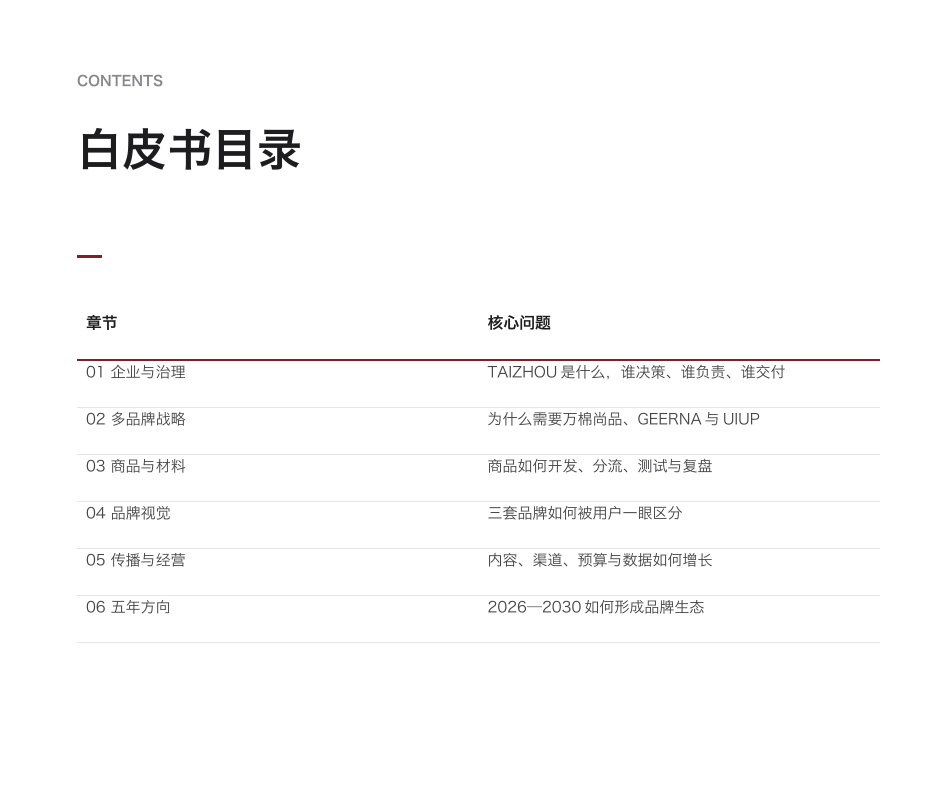
#> input picture examples/taizhou-white-paper/assets/chapter-gallery/01-contents-page-03.png, 1900 x 1600 px (shown at 1/2 size)
$ python make_contact_sheet.py ../../../../../examples/taizhou-white-paper/assets/chapter-gallery/01-contents-page-03.png --output out.png
#> lines starting #> are read from the running program, lines starting #| are printed output that depends on the picture
#!/usr/bin/env python3
import argparse
import glob
import math
from pathlib import Path
from PIL import Image, ImageDraw


def main() -> int:
    parser = argparse.ArgumentParser(description="Create a labeled contact sheet from page images.")
    parser.add_argument("inputs", nargs="+")
    parser.add_argument("--output", required=True)
    parser.add_argument("--columns", type=int, default=5)
    parser.add_argument("--thumb-width", type=int, default=280)
    args = parser.parse_args()

    files = []
    for pattern in args.inputs:
        matches = sorted(glob.glob(pattern))
        files.extend(matches or [pattern])
    files = [Path(p) for p in files if Path(p).is_file()]
    if not files:
        raise SystemExit("No input images found")

    thumbs = []
    label_h = 28
    for p in files:
        image = Image.open(p).convert("RGB")
#> image is the input picture: PIL image 1900x1600 RGB; mean R, G, B 251.6, 251.4, 251.4
        ratio = args.thumb_width / image.width
#> ratio = 0.147
        height = max(1, int(image.height * ratio))
#> height = 235
        image = image.resize((args.thumb_width, height), Image.Resampling.LANCZOS)
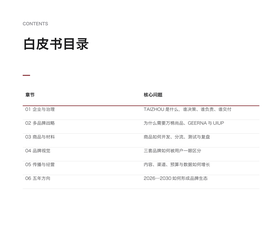
#> image: PIL image 280x235 RGB; mean R, G, B 251.4, 251.1, 251.2
        canvas = Image.new("RGB", (args.thumb_width, height + label_h), "white")
#> canvas: PIL image 280x263 RGB; every value is 255
        canvas.paste(image, (0, 0))
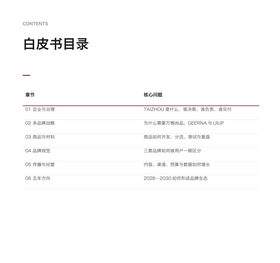
#> canvas: PIL image 280x263 RGB; mean R, G, B 251.7, 251.5, 251.6
        ImageDraw.Draw(canvas).text((6, height + 5), p.name, fill="black")
        thumbs.append(canvas)

    rows = math.ceil(len(thumbs) / args.columns)
#> rows = 1
    cell_h = max(t.height for t in thumbs)
#> cell_h = 263
    sheet = Image.new("RGB", (args.columns * args.thumb_width, rows * cell_h), "#DDDDDD")
#> sheet: PIL image 1400x263 RGB; every value is 221
    for i, thumb in enumerate(thumbs):
        x = (i % args.columns) * args.thumb_width
        y = (i // args.columns) * cell_h
        sheet.paste(thumb, (x, y))
#> this loop made 1 pass
#> (x, y) on pass 1: (0, 0)
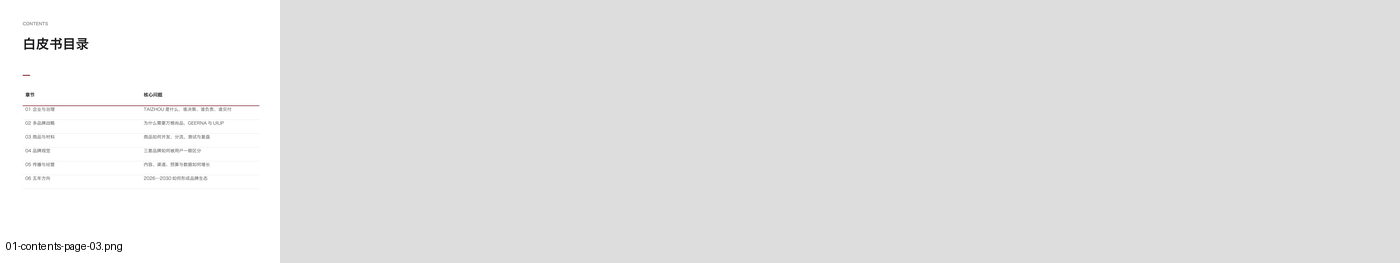
#> sheet: PIL image 1400x263 RGB; mean R, G, B 227, 226.9, 226.9
    output = Path(args.output).expanduser().resolve()
    output.parent.mkdir(parents=True, exist_ok=True)
    sheet.save(output, quality=92)
    print(output)
    return 0


if __name__ == "__main__":
    raise SystemExit(main())
#> (the program exits here)

$ run again, on examples/taizhou-white-paper/assets/chapter-gallery/04-product-material-page-12.png
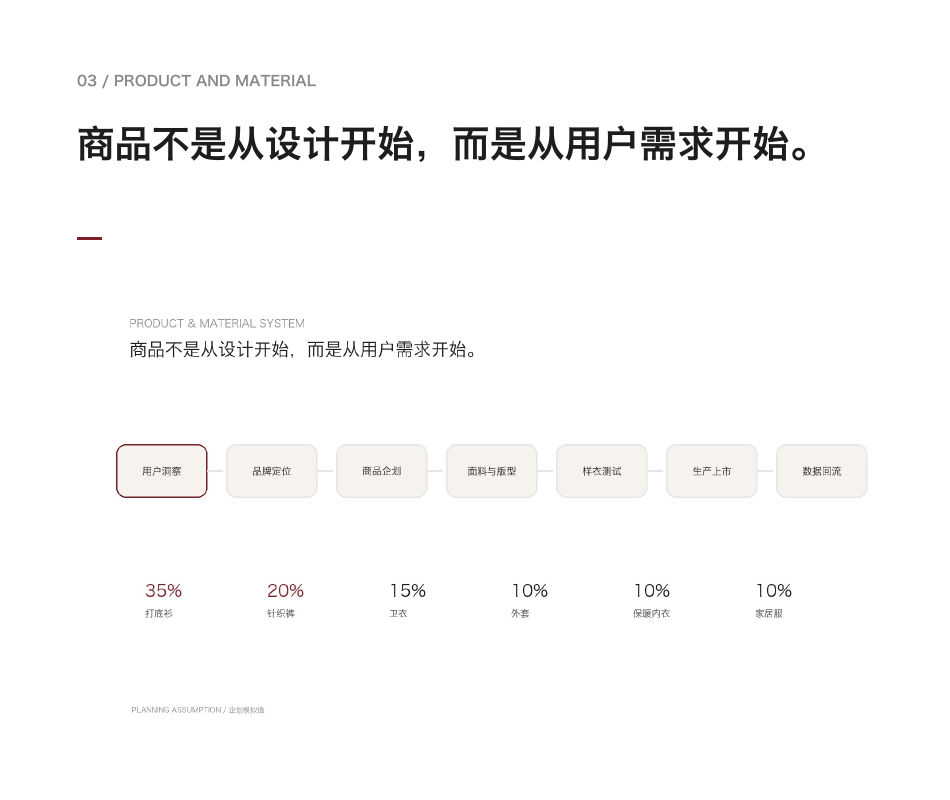
#> input picture examples/taizhou-white-paper/assets/chapter-gallery/04-product-material-page-12.png, 1900 x 1600 px (shown at 1/2 size)
#> in main, image is the input picture: PIL image 1900x1600 RGB; mean R, G, B 250.4, 250.2, 250.1
#> image: PIL image 280x235 RGB
#> in main, `canvas.paste(image, (0, 0))`:
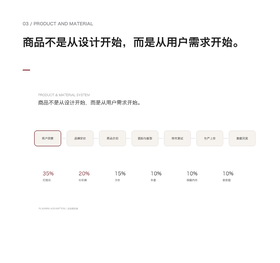
#> canvas: PIL image 280x263 RGB; mean R, G, B 250.7, 250.5, 250.4
#> rows = 1
#> cell_h = 263
#> the loop in main, `for i, thumb in enumerate(thumbs):` made 1 pass
#> (x, y) on pass 1: (0, 0)
#> after the loop in main, `for i, thumb in enumerate(thumbs):`:
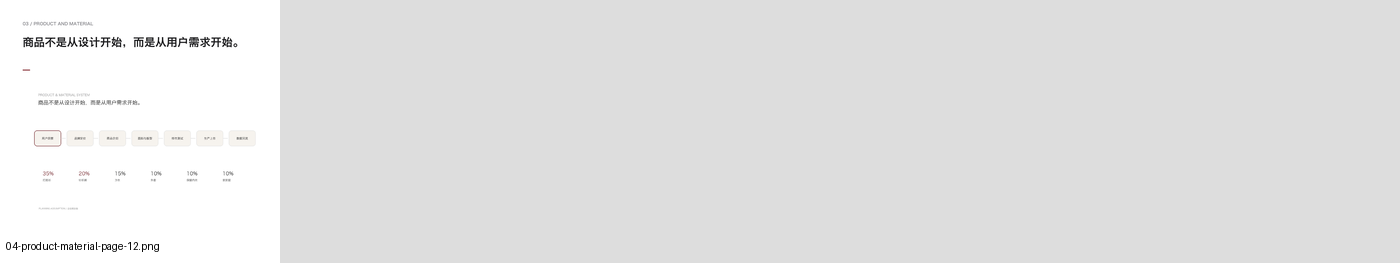
#> sheet: PIL image 1400x263 RGB; mean R, G, B 226.7, 226.7, 226.6

$ run again, on examples/taizhou-white-paper/assets/chapter-gallery/05-media-operation-page-17.png
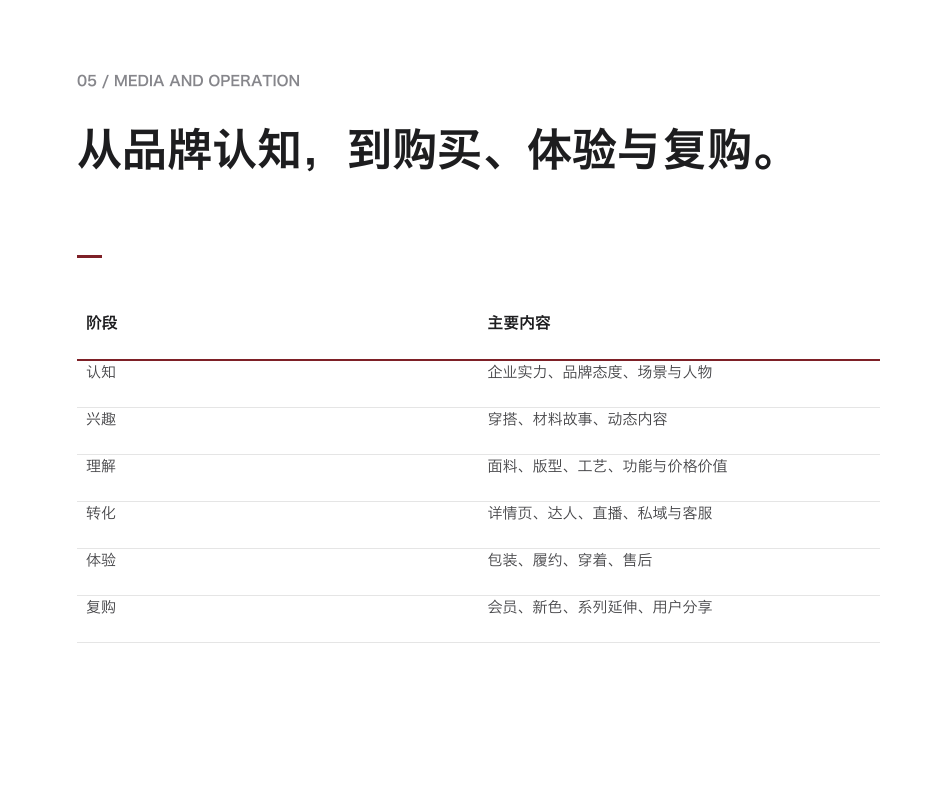
#> input picture examples/taizhou-white-paper/assets/chapter-gallery/05-media-operation-page-17.png, 1900 x 1600 px (shown at 1/2 size)
#> in main, image is the input picture: PIL image 1900x1600 RGB; mean R, G, B 249.9, 249.7, 249.7
#> image: PIL image 280x235 RGB
#> in main, `canvas.paste(image, (0, 0))`:
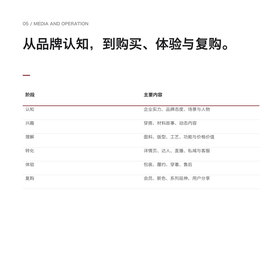
#> canvas: PIL image 280x263 RGB; mean R, G, B 250.2, 250, 250
#> rows = 1
#> cell_h = 263
#> the loop in main, `for i, thumb in enumerate(thumbs):` made 1 pass
#> (x, y) on pass 1: (0, 0)
#> after the loop in main, `for i, thumb in enumerate(thumbs):`:
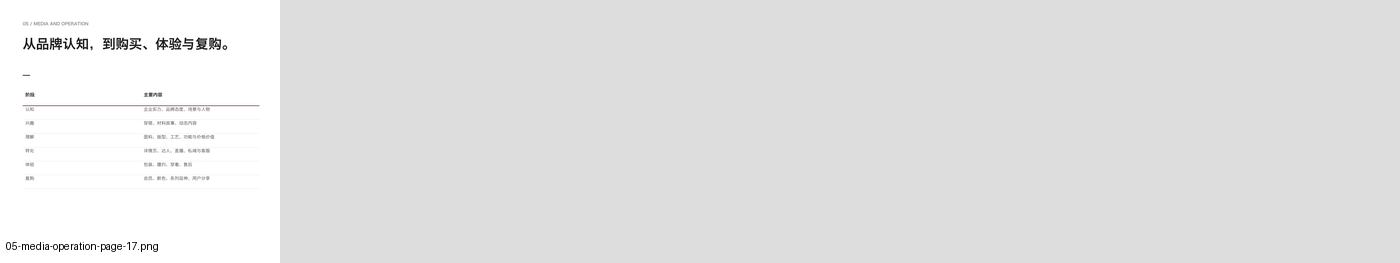
#> sheet: PIL image 1400x263 RGB; mean R, G, B 226.6, 226.6, 226.6
